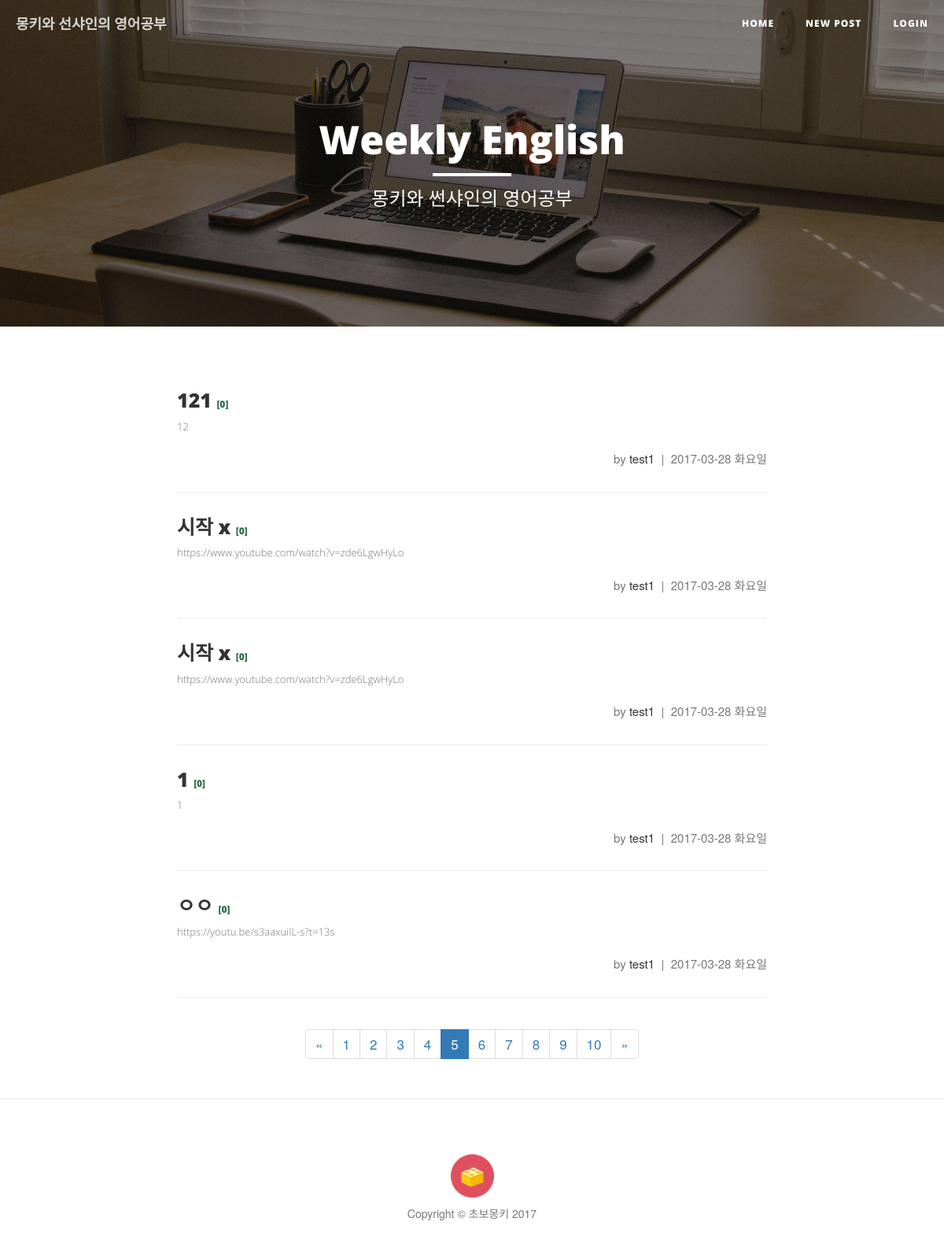
The app's page /?page=5 with its own data.
### study/models.py (models this page shows, shortened)
class Post(models.Model):
    author = models.ForeignKey('auth.User')
    title = models.CharField(max_length=200, verbose_name='제목')
    origin = models.CharField(max_length=200,  blank=True, null=True, verbose_name='원본 URL')
    video_url = models.CharField(max_length=100, blank=True, null=True, verbose_name='YouTube 링크')
    video_key = models.CharField(max_length=12, null=True, blank=True)
    video_time = models.IntegerField(null=True, blank=True)
    video_url2 = models.CharField(max_length=100, blank=True, null=True, verbose_name='YouTube 링크2')
    video_key2 = models.CharField(max_length=12, null=True, blank=True)
    video_time2 = models.IntegerField(null=True, blank=True)
    image = models.ImageField(upload_to = user_path, blank=True, verbose_name='이미지 추가', help_text='이미지를 추가할 수 있습니다. not required')
    cover_img = models.ImageField(upload_to = user_path, blank=True, verbose_name='커버 이미지', help_text='상단의 커버 이미지를 설정할 수 있습니다. not required')
    text = models.TextField(verbose_name='내용')
    created_date = models.DateTimeField(auto_now_add=True)
    class Meta:
        ordering = ['-created_date']

### study/views.py (the view)
# urls.py: url(r'^$', views.post_list, name='post_list'),
def post_list(request):
    p = Post.objects.filter(pk = 70)
    posts = Post.objects.all()
    page = request.GET.get('page', 1)
    paginator = Paginator(posts, 5)
    try:
        posts_page = paginator.page(page)
    except PageNotAnInteger:
        posts_page = paginator.page(1)
    except EmptyPage:
        posts_page = paginator.page(paginator.num_pages)
    return render(request, 'bsr/post_list.html', {'posts':posts_page})

### study/templates/bsr/post_list.html
{% extends 'bsr/base.html' %}
{% load staticfiles %}
{% block heading %}
<header class="intro-header" style="background-image: url('{% static 'bsr/img/home-bg.jpg' %}')">
    <div class="container">
        <div class="row">
            <div class="col-lg-8 col-lg-offset-2 col-md-10 col-md-offset-1">
              <div class="site-heading">
                  <h1 class><a class="heading" href="/">Weekly English</a></h1>
                  <hr class="small">
                  <span class="subheading">몽키와 썬샤인의 영어공부</span>
              </div>
            </div>
        </div>
    </div>
</header>
{% endblock %}
{% block content %}
{% for post in posts %}
  <div class="post-preview">
      <a href="{% url 'study:post_detail' pk=post.pk %}">
          <h2 class="post-title">
              {{ post.title }}
              <span class="count">[{{ post.comments.count }}]</span>
          </h2>
          <h3 class="post-subtitle">
              {{ post.text | truncatechars:200 | safe }}
          </h3>
      </a>
      <p class="post-meta">by <a href="#">{{ post.author }}</a>&nbsp;&nbsp;|&nbsp;&nbsp;{{ post.created_date | date:"Y-m-d D" }}</p>
  </div>
  <hr>
{% endfor %}
{% if posts.has_other_pages %}
  <div class="text-center">
    <ul class="pagination">
      {% if posts.has_previous %}
        <li><a href="?page={{ posts.previous_page_number }}">&laquo;</a></li>
      {% else %}
        <li class="disabled"><span>&laquo;</span></li>
      {% endif %}
      {% for i in posts.paginator.page_range %}
        {% if posts.number == i %}
          <li class="active"><span>{{ i }} <span class="sr-only">(current)</span></span></li>
        {% else %}
          <li><a href="?page={{ i }}">{{ i }}</a></li>
        {% endif %}
      {% endfor %}
      {% if posts.has_next %}
        <li><a href="?page={{ posts.next_page_number }}">&raquo;</a></li>
      {% else %}
        <li class="disabled"><span>&raquo;</span></li>
      {% endif %}
    </ul>
  </div>
{% endif %}
{% endblock content %}

### study/static/bsr/css/clean-blog.css (style rules this page uses)
body { font-size: 17px; color: #333333; line-height: 2; }
p { line-height: 1.5; margin: 30px 0; }
p a { text-decoration: underline; }
h1, h2, h3, h4, h5, h6 { font-family: 'Open Sans', 'Helvetica Neue', Helvetica, Arial, sans-serif; font-weight: 800; }
a { color: #333333; }
hr.small { max-width: 100px; margin: 15px auto; border-width: 4px; border-color: white; }
.intro-header { background-color: #777777; background: no-repeat center center; background-attachment: scroll; -webkit-background-size: cover; -moz-background-size: cover; background-size: cover; -o-background-size: cover; margin-bottom: 50px; }
.intro-header .site-heading, .intro-header .post-heading, .intro-header .page-heading { padding: 100px 0 50px; color: white; }
@media only screen and (min-width: 768px) { .intro-header .site-heading, .intro-header .post-heading, .intro-header .page-heading { padding: 150px 0; } }
.intro-header .site-heading, .intro-header .page-heading { text-align: center; }
.intro-header .site-heading h1, .intro-header .page-heading h1 { margin-top: 0; font-size: 35px; }
.intro-header .site-heading .subheading, .intro-header .page-heading .subheading { font-size: 24px; line-height: 1.1; display: block; font-family: 'Open Sans', 'Helvetica Neue', Helvetica, Arial, sans-serif; font-weight: 300; margin: 10px 0 0; }
@media only screen and (min-width: 768px) { .intro-header .site-heading h1, .intro-header .page-heading h1 { font-size: 50px; } }
.post-preview > a { color: #333333; }
.post-preview > a > .post-title { font-size: 25px; margin-top: 30px; margin-bottom: 10px; }
.post-preview > a > .post-subtitle { margin: 0px; line-height: 1.5; font-size: 13px; font-weight: 300; margin-bottom: 10px; color: #777777; }
.post-preview > .post-meta { color: #777777; font-size: 15px; margin-top: 20px; text-align: right; }
.post-preview > .post-meta > a { text-decoration: none; color: #333333; }
@media only screen and (min-width: 768px) { .post-preview > a > .post-title { font-size: 25px; } }
body { -webkit-tap-highlight-color: #0085A1; }
.heading { color: white; }
.count { font-size: 12px; color: #2b6e4a }

### records on screen
Post: title "121", comments.count "0", text "12", author "test1", created_date "2017-03-28 화요일"
Post: title "시작 x", comments.count "0", text "https://www.youtube.com/watch?v=zde6LgwHyLo", author "test1", created_date "2017-03-28 화요일"
Post: title "시작 x", comments.count "0", text "https://www.youtube.com/watch?v=zde6LgwHyLo", author "test1", created_date "2017-03-28 화요일"
Post: title "1", comments.count "0", text "1", author "test1", created_date "2017-03-28 화요일"
Post: title "ㅇㅇ", comments.count "0", text "https://youtu.be/s3aaxuiIL-s?t=13s", author "test1", created_date "2017-03-28 화요일"

### other values on screen
{{ i }} "1" "2" "3" "4" "6" "7" "8" "9" "10"
{{ i }} "5"
